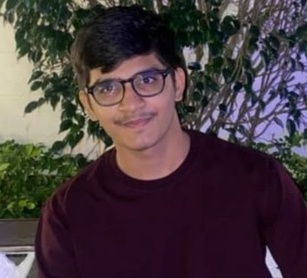
#> input picture output/ELA/Raheel.jpeg_compressed.jpg, 307 x 278 px, shrunk from 401 x 364 before the run
$ python -i main.py   (imports and definitions only)   (older library calls are emulated)
#> lines starting #> are read from the running program, lines starting #| are printed output that depends on the picture
import os
import json
import cv2
import numpy as np
from PIL import Image, ImageChops
import exifread
import io
import hashlib

# Create necessary directories
# [4 lines not run here, left out]

# [24 lines left out: function extract_metadata, not called in this run]


def extract_features(image_path):
    """Extract color histograms, edge maps, and texture features."""
#> called with image_path = 'output/ELA/Raheel.jpeg_compressed.jpg'
    image = cv2.imread(image_path)
#> image is the input picture: shape (278, 307, 3); mean B, G, R 63, 58.9, 72.3
    if image is None:
        raise ValueError(f"Could not read image {image_path}")

    # Color histogram (more bins for finer granularity)
    hist = cv2.calcHist([image], [0, 1, 2], None, [16, 16, 16], [0, 256] * 3)

    # Edge map using Sobel operator
    gray = cv2.cvtColor(image, cv2.COLOR_BGR2GRAY)
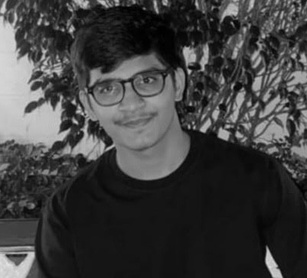
#> gray: shape (278, 307); min 0, max 227, mean 63.4
    sobel_x = cv2.Sobel(gray, cv2.CV_64F, 1, 0, ksize=3)
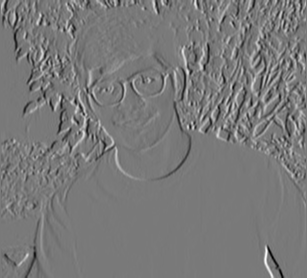
#> sobel_x: shape (278, 307) float64; min -607, max 663, mean -2.1; drawn with min black and max white
    sobel_y = cv2.Sobel(gray, cv2.CV_64F, 0, 1, ksize=3)
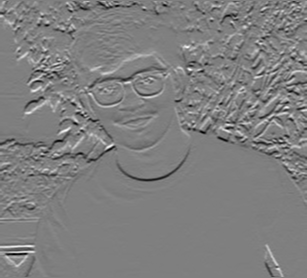
#> sobel_y: shape (278, 307) float64; min -542, max 543, mean -1; drawn with min black and max white
    sobel_edges = cv2.magnitude(sobel_x, sobel_y)
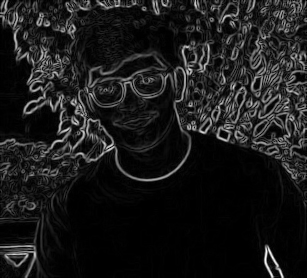
#> sobel_edges: shape (278, 307) float64; min 0, max 664.8, mean 70; drawn with min black and max white

    # ORB Feature extraction
    orb = cv2.ORB_create()
    keypoints, descriptors = orb.detectAndCompute(image, None)
#> keypoints = 470 keypoints; strongest (x, y, size): (190, 71, 31), (106, 146, 31), (73, 102, 31), (107, 144, 44.6)

    # Save features
    features_path = os.path.join("outputs/features", os.path.basename(image_path) + "_features.npz")
    np.savez(features_path, hist=hist, edges=sobel_edges, descriptors=descriptors)
    return hist, sobel_edges, descriptors

# [118 lines left out: functions error_level_analysis, detect_anomaly, image_to_binary_stream, hash_binary_stream, verify_image_hash, compare_binary_streams and 2 more, not called in this run]

# [4 lines not run here, left out]

>>> result = extract_features('output/ELA/Raheel.jpeg_compressed.jpg')

$ run again, on output/ELA/image2.jpg_compressed.jpg
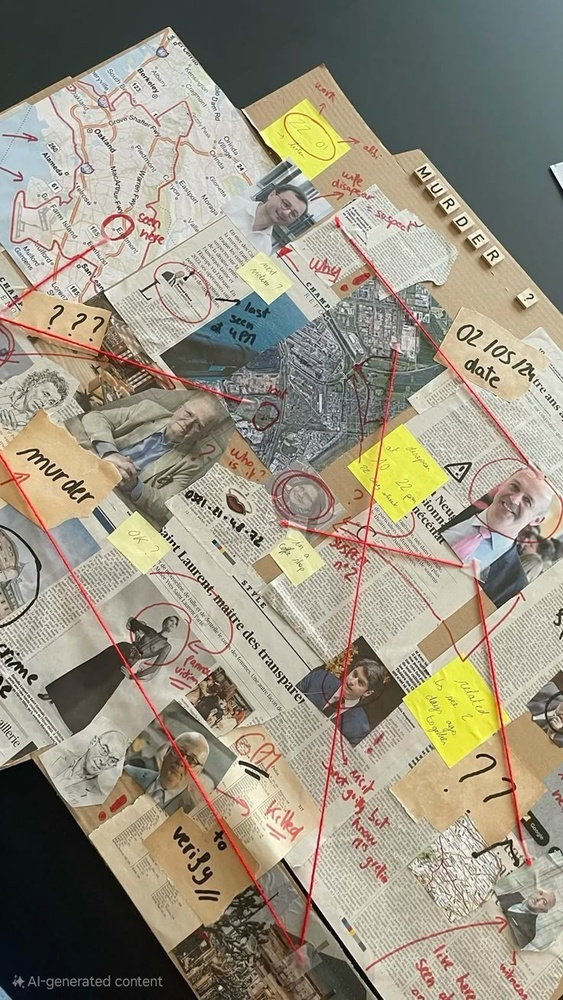
#> input picture output/ELA/image2.jpg_compressed.jpg, 563 x 1000 px, shrunk from 736 x 1308 before the run
#> in extract_features, image is the input picture: shape (1000, 563, 3); mean B, G, R 128.4, 145.3, 152.1
#> in extract_features, `sobel_y = cv2.Sobel(gray, cv2.CV_64F, 0, 1, ksize=3)`:
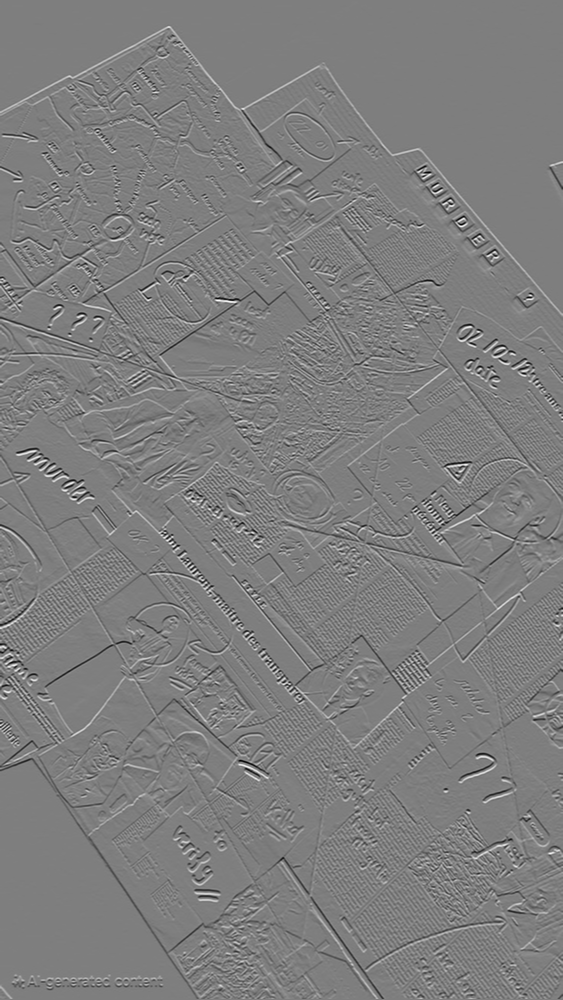
#> sobel_y: shape (1000, 563) float64; min -944, max 958, mean 0.1; drawn with min black and max white
#> in extract_features, `sobel_edges = cv2.magnitude(sobel_x, sobel_y)`:
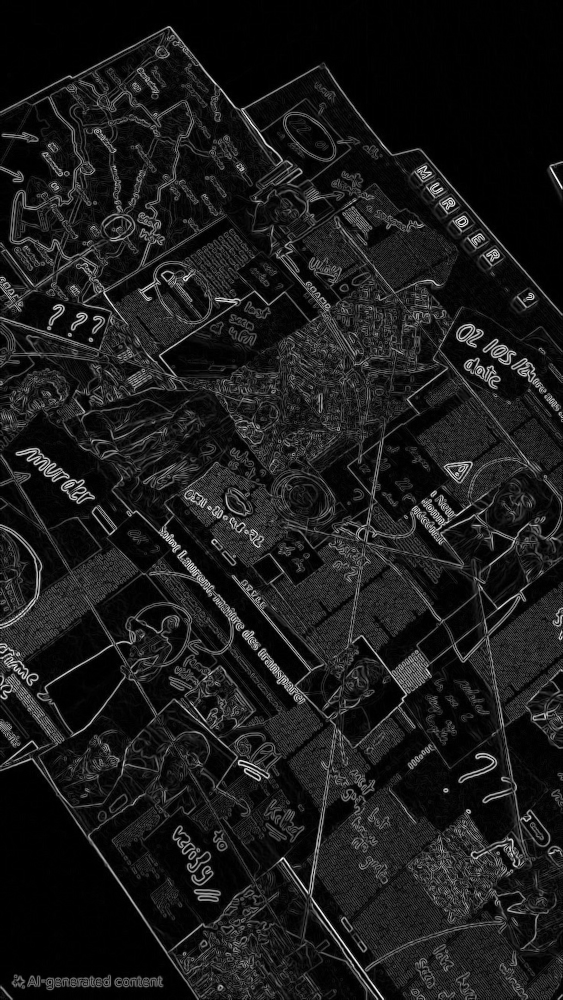
#> sobel_edges: shape (1000, 563) float64; min 0, max 1013.1, mean 108.2; drawn with min black and max white
#> keypoints = 500 keypoints; strongest (x, y, size): (450, 202, 31), (494, 254, 31), (463, 220, 31), (473, 239, 31)
